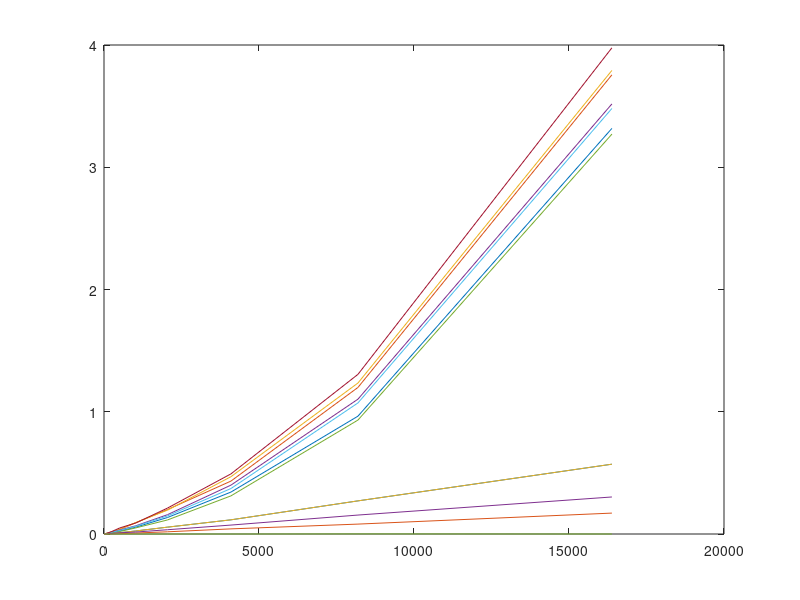

Write MATLAB code to recreate this figure. (Note: this script raises an error after producing the figure.)
n=[1, 2, 4, 8, 16, 32, 64, 128, 256, 512, 1024, 2048, 4096, 8192, 16384];
StrivialSelect=[0.0, 0.0, 0.0, 0.0, 0.0, 0.0010037422180175781, 0.0020682811737060547, 0.004927873611450195, 0.01088404655456543, 0.025003910064697266, 0.0559992790222168, 0.13500118255615234, 0.3431119918823242, 0.9639146327972412, 3.3179614543914795];
SheapSelect=[0.0, 0.0, 0.0, 0.0009541511535644531, 0.0010399818420410156, 0.001996278762817383, 0.003999471664428711, 0.007998943328857422, 0.017116785049438477, 0.03799748420715332, 0.09200072288513184, 0.1999199390411377, 0.4329535961151123, 1.1989102363586426, 3.7559523582458496];
SselectRand=[0.0, 0.0, 0.0, 0.0, 0.00089263916015625, 0.002000093460083008, 0.003999471664428711, 0.008999347686767578, 0.0179593563079834, 0.04006385803222656, 0.09400010108947754, 0.19499659538269043, 0.4689204692840576, 1.2350575923919678, 3.7920265197753906];
SselectDet=[0.0, 0.0, 0.0, 0.0, 0.0, 0.002000570297241211, 0.003004789352416992, 0.006000995635986328, 0.01499795913696289, 0.032982826232910156, 0.06707119941711426, 0.15807271003723145, 0.3999931812286377, 1.1029133796691895, 3.5179603099823];
SpythonSort=[0.0, 0.0, 0.0, 0.0010402202606201172, 0.0011072158813476562, 0.0009605884552001953, 0.001997709274291992, 0.004999876022338867, 0.009000062942504883, 0.020951032638549805, 0.04993104934692383, 0.11492347717285156, 0.3119964599609375, 0.9319884777069092, 3.2708847522735596];
SmergeSort= [0.0, 0.0, 0.0010066032409667969, 0.0, 0.0009596347808837891, 0.0010383129119873047, 0.003000974655151367, 0.006000518798828125, 0.013999700546264648, 0.030069351196289062, 0.06399345397949219, 0.14799833297729492, 0.37206435203552246, 1.0720603466033936, 3.4809584617614746];
SquickSort =[0.0, 0.0, 0.0, 0.0, 0.0, 0.001961231231689453, 0.004000186920166016, 0.00899815559387207, 0.020999670028686523, 0.0500035285949707, 0.08999824523925781, 0.21199822425842285, 0.491929292678833, 1.3059122562408447, 3.976951837539673];
SheapSort=[0.0, 0.0, 0.0, 0.0, 0.0, 0.0010001659393310547, 0.004000425338745117, 0.008115768432617188, 0.018927574157714844, 0.03892326354980469, 0.08400297164916992, 0.18699860572814941, 0.46199464797973633, 1.2199840545654297, 3.925952672958374];
mergeSort = [0.0, 0.0, 0.0, 0.0, 0.0, 0.0, 0.0, 0.0009601116180419922, 0.0020720958709716797, 0.0030002593994140625, 0.008067846298217773, 0.01800084114074707, 0.04199671745300293, 0.08099865913391113, 0.17100310325622559];
heapSort=[0.0, 0.0, 0.0, 0.0, 0.0, 0.0009987354278564453, 0.0009989738464355469, 0.0019998550415039062, 0.004927873611450195, 0.010982751846313477, 0.024927139282226562, 0.05606508255004883, 0.1159968376159668, 0.2709977626800537, 0.5710642337799072];
quickSort=[0.0, 0.0, 0.0, 0.0009601116180419922, 0.0, 0.0, 0.0009999275207519531, 0.0020003318786621094, 0.004000186920166016, 0.010017871856689453, 0.016001462936401367, 0.034934282302856445, 0.07310962677001953, 0.1549971103668213, 0.30292177200317383];
pythonSort=[0.0, 0.0, 0.0, 0.0, 0.0, 0.0, 0.0, 0.0, 0.0, 0.0, 0.0, 0.0, 0.0, 0.0010004043579101562, 0.0];
p = plot(n,StrivialSelect,n,SheapSelect,n,SselectRand,n,SselectDet,n,SpythonSort,n,SmergeSort,n,SquickSort,n,heapSort,n,mergeSort,n,heapSort,n,quickSort,n,pythonSort);
p(1).LineWidth = 2;
p(2).LineWidth = 2;
p(3).LineWidth = 2;
p(4).LineWidth = 2;
p(5).LineWidth = 2;
p(6).LineWidth = 2;
p(7).LineWidth = 2;
p(8).LineWidth = 2;
p(9).LineWidth = 2;
p(10).LineWidth = 2;
p(11).LineWidth = 2;
p(12).LineWidth = 2;